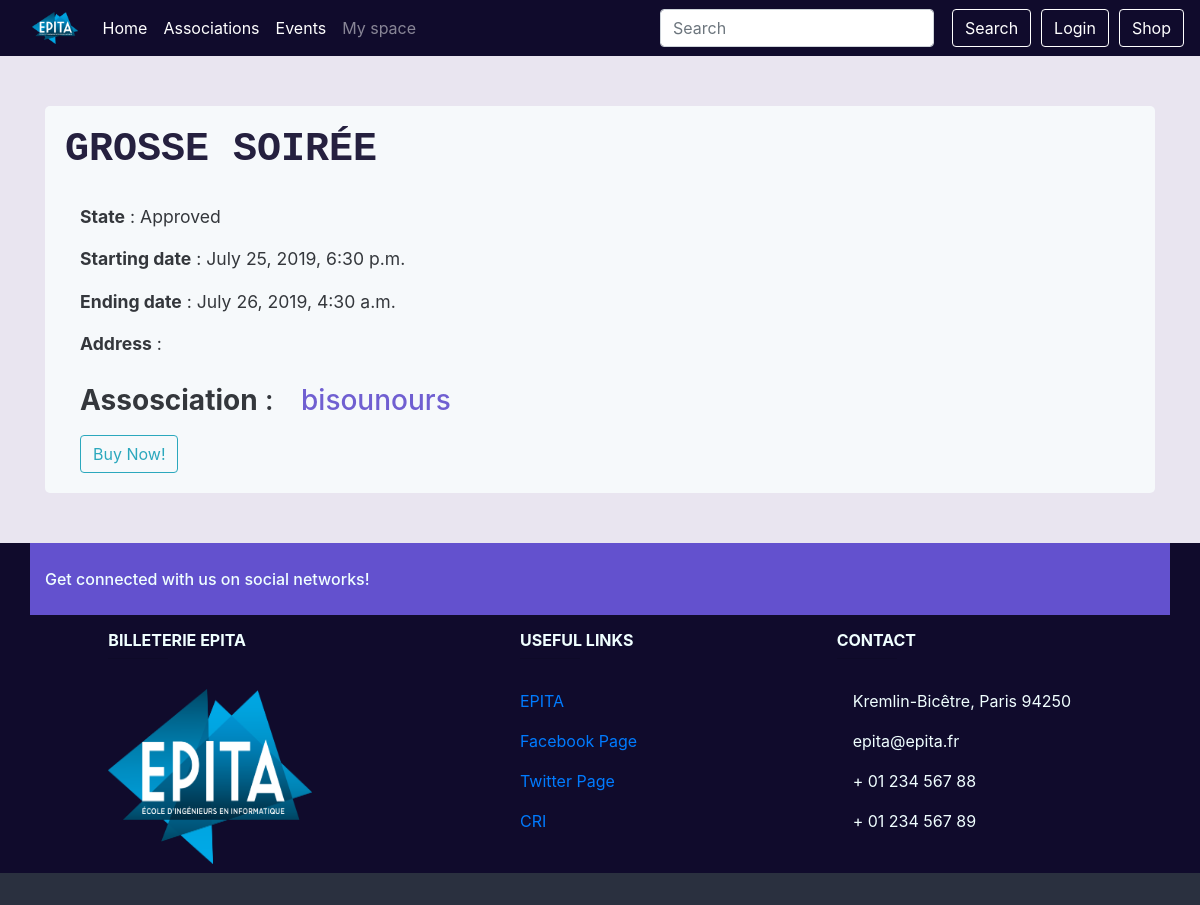
Page /event/70 on the committed database.
### event/models.py (models this page shows, shortened)
class Event(models.Model):
    PENDING = 'P'
    APPROVED = 'A'
    VALIDATED = 'V'
    REFUSED = 'R'
    CANCELABLE = 'c'
    CANCELED = 'C'
    EVENT_STATE_CHOICES = (
        (PENDING, _("Pending")),
        (APPROVED, _("Approved")),
        (REFUSED, _("Refused")),
        (CANCELED, _("Canceled")),
        (CANCELABLE, _("Canceled by the president")),
        (VALIDATED, _("Validated by the president")),
    )
    title = models.CharField(_("Title of the event"), max_length=64,
                             validators=[UnicodeValidator()],
                             help_text=_("max 64 characters"))
    event_state = models.CharField(_("State of the event"), max_length=1,
                                   choices=EVENT_STATE_CHOICES,
                                   default=PENDING)
    start = models.DateTimeField(_("Start date and time"))
    end = models.DateTimeField(_("End date and time"))
    ticket_deadline = models.DateTimeField(_("Deadline to buy tickets"),
                                           null=True, blank=True,
                                           help_text=_("if left empty, it is equal to start"))
    assos_id = models.ForeignKey(Association, on_delete=models.CASCADE,
                                 related_name='events')
    address_id = AddressField(on_delete=models.PROTECT)
    premium_flag = models.BooleanField(_("Premium"), default=False,
                                       help_text=_("Will be make it visible on the home page"))
    image = models.ImageField(_("Event's cover image"),
                              default='event_pics/default.jpg',
                              upload_to=get_upload_path_event)
    see_remaining = models.BooleanField(_("See remaining tickets"),
                                        default=False,
                                        help_text=_("if set to True, users will be able to see the remaining tickets on the event's page"))
    def is_ok_cancelable(self):
        return self.event_state == Event.APPROVED
    def is_ok_cancel(self):
        return self.event_state in [Event.APPROVED, Event.CANCELABLE]
    def is_ok_delete(self):
        return self.event_state in [Event.PENDING, Event.VALIDATED]
    class Meta:
        verbose_name = (_("Event"))
        verbose_name_plural = (_("Events"))
        permissions = (
            ('access_dashboard', 'User can access this event\'s dashboard'),
            ('approve_event', 'User can approve of the event'),
            ('choose_premium', 'User can make an event premium or not'),
            ('cancel_event', 'User can cancel the event'),
        )

class Association(models.Model):
    name = models.CharField(_("Name"), max_length=64, unique=True,
                            validators=[UnicodeValidator()],
                            help_text=_("64 characters max"))
    url = models.URLField(_("Association's website"), null=True, blank=True,
                          help_text=_("If your association has its own website"))
    class Meta:
        verbose_name = _("Association")
        verbose_name_plural = _("Associations")
        permissions = (
            ('create_event', 'User can create an event'),
            ('manage_member', 'User can add and remove a member'),
            ('choose_staff', 'User can choose staff'),
            ('manage_manager', 'User can add and remove managers'),
            ('modify_event', 'User can modify an event'),
            ('remove_event', 'User can delete an event'),
            ('make_event_cancelable', 'User can cancel an event'),
            ('validate_event',
             'User can validate event and make it available for approval')
        )
    def get_absolute_url(self):
        return reverse('event:asso_detail', kwargs={'pk': self.id})

### event/views.py (the view, shortened to what this page needs)
# urls.py: path('event/<int:pk>', views.EventDetailView.as_view(), name='event_detail'),
class EventDetailView(generic.DetailView, generic.edit.FormMixin):
    model = Event
    form_class = UpdateEventForm
    template_name = 'event_detail.html'
    def get_form_kwargs(self):
        kwargs = super(EventDetailView, self).get_form_kwargs()
        kwargs.update({'user': self.request.user, 'instance' : self.get_object()})
        return kwargs
    def get_context_data(self, **kwargs): # test it in views
        context = super().get_context_data(**kwargs)
        event = self.get_object()
        return context

### shop/cart.py (called while the page is built)
def _cart_id(request):
    if 'cart_id' not in request.session:
        request.session['cart_id'] = _generate_cart_id()
    return request.session['cart_id']

def _generate_cart_id():
    import string, random
    return ''.join([random.choice(string.ascii_letters + string.digits) for _ in range(50)])

def get_all_cart_items(request):
    return CartItem.objects.filter(cart_id = _cart_id(request))

def item_count(request):
    return get_all_cart_items(request).count()

### shop/context_processor.py (called while the page is built)
def cart_item_count(request):
    item_count = cart.item_count(request)
    return {'cart_item_count' : item_count }

### templates/event_detail.html (shortened to what this page needs)
{% extends "base.html" %}
{% load static %}
{% load guardian_tags %}
{%block content %}
<div style="font-size:1.1rem;"class="container basic-block">
    <h1 style="font-family:'Courier New', Courier, monospace; font-weight:bolder; color:#100b2c; text-transform: uppercase; margin:10px; margin-bottom: 30px;">{{event.title}}</h1>
    <div class="row">
        <article style="padding-left:40px;" class="col-xs-4 col-sm-4 col-md-4 col-lg-6">
            <p><b>State</b> : {{event.get_event_state_display}}</p>
            <p><b>Starting date</b> :
                {{event.start}}
            </p>
            <p><b>Ending date</b> :
                {{event.end}}
            </p>
            <p><b>Address</b> :
            </p>
            <h3 style="padding-top:10px;"><b>Assosciation</b> :
                <a style="margin-left:20px; color:#6351ce;" href="{{event.assos_id.get_absolute_url}}">{{event.assos_id.name}}</a>
            </h3>
            <a href="{% url 'index_shop' %}"><button class="btn btn-outline-info" style="margin-top:10px; margin-bottom: 10px;">Buy Now!</button></a>
    </article>
    </div>
</div>
{% endblock content %}

### static/css/style.css (style rules this page uses)
body { background-color:#e9e5F0; background-position: center; background-size: cover; }
.basic-block { background-color: #f8fcfd; margin-top:50px; margin-bottom:50px; padding: 10px; opacity: 0.9; border-radius: 5px; }

### rows in the picture
Event: title "GROSSE SOIRÉE", event_state "Approved", start "July 25, 2019, 6:30 p.m.", end "July 26, 2019, 4:30 a.m.", assos_id.name "bisounours"
